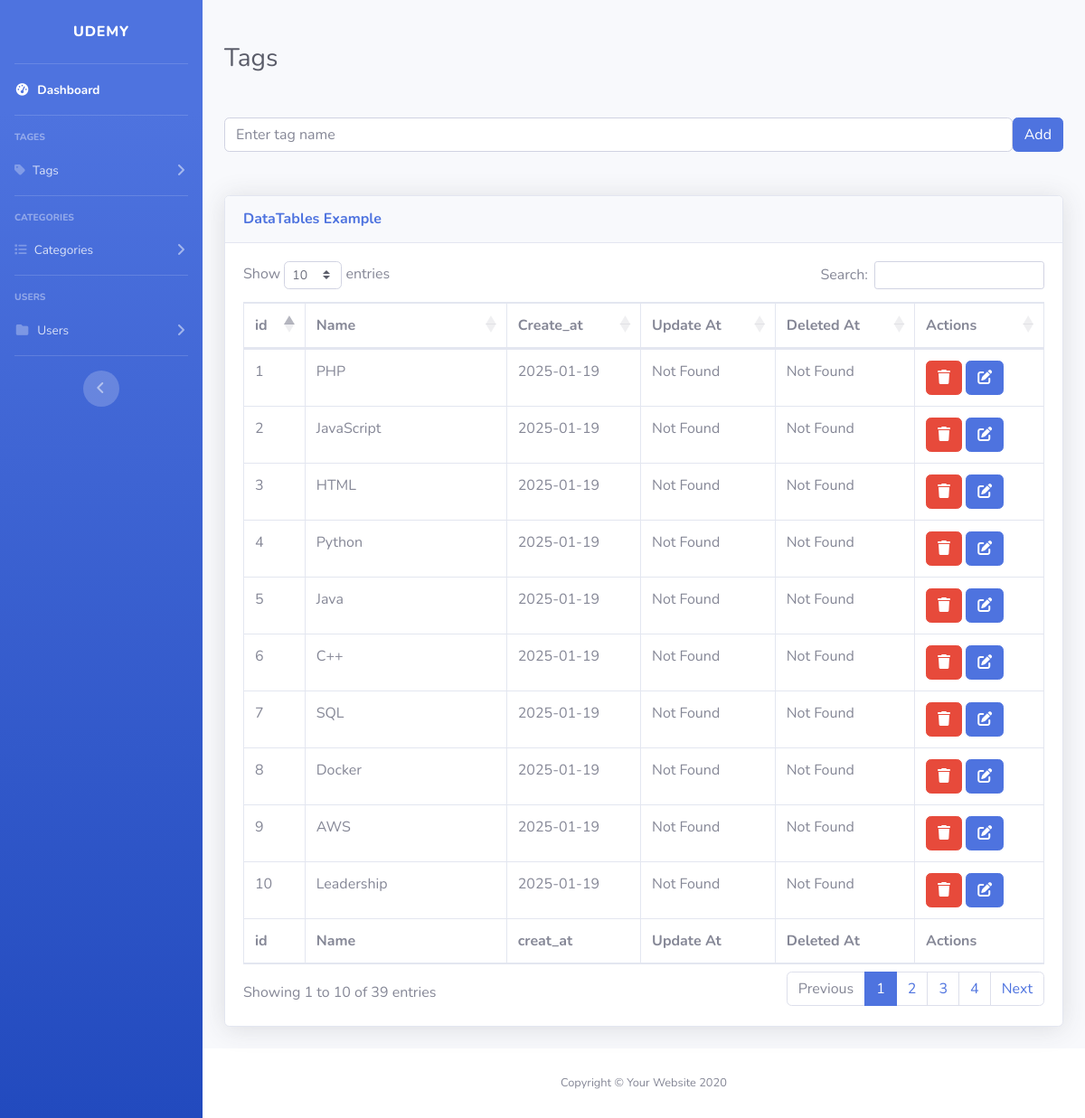
Page /src/view/admin/tagsTable.php on the committed database.
### tables this page shows
CREATE TABLE Tags
(
    id INT AUTO_INCREMENT ,
    title VARCHAR(500) UNIQUE,
    PRIMARY KEY (id),
    created_at DATE NOT NULL ,
    updated_at DATE NULL,
    deleted_at DATE NULL
);

### src/config/Connexion.php (called while the page is built, shortened)
<?php
class Connexion {
    private static $con;
    public static function connection() {
        if(self::$con != null){
        return self::$con;
    }
    else{
         $dotenv = Dotenv::createImmutable(__DIR__.'/../../');
        try {
            self::$con = new PDO(
                "mysql:host=".$_ENV["LOCALHOST"].";dbname=".$_ENV["DATABASE"].";port=".$_ENV["PORT"],
                $_ENV["USER"],
                $_ENV["USER_Password"]
            );
            return self::$con;
        } catch (PDOException $e) {
            echo "Error db: " . $e->getMessage();
            error_log("Connection failed: " . $e->getMessage());
        }
    }
    }
}
?>

### src/Controller/TagController.php (called while the page is built, shortened)
<?php
class TagController
{
  private $Tagmodel ;
  public function __construct()
  {
    $this->Tagmodel = new Tagmodel();
  }
    public function getTags(){
      $getAlltags = $this->Tagmodel->getAll();
      return  $getAlltags ;
    }
}
?>

### src/model/BaseModel.php (called while the page is built, shortened)
<?php
abstract class BaseModel{
public function __construct($table_name){
 $this->table_name = $table_name;
 $this->con = Connexion::connection();
}
}
?>

### src/model/Tagmodel.php (called while the page is built, shortened)
<?php
class Tagmodel extends BaseModel{
public function getAll(){
    $query = "SELECT Tags.id , Tags.title , Tags.created_at , Tags.updated_at  from $this->table_name where Tags.deleted_at IS NULL ORDER BY Tags.id DESC ";
    $stmt = $this->con->prepare($query);
    $stmt->execute();
    $result = $stmt->fetchAll(PDO::FETCH_ASSOC);
if(!$result){
return null ;
}
else{
    return $result ;
}
}
}
?>

### src/view/admin/tagsTable.php (the view, shortened to what this page needs)
<?php
$TagCon = new TagController();
$resultTags = $TagCon->getTags();
?>
<!DOCTYPE html>
<html lang="en">
<head>
    <link href="../../../../vendor/fontawesome-free/css/all.min.css" rel="stylesheet" type="text/css">
    <link href="../../../../public/css/sb-admin-2.min.css" rel="stylesheet">
    <link href="../../../../vendor/datatables/dataTables.bootstrap4.min.css" rel="stylesheet">
</head>
<body id="page-top">
    <div id="wrapper">
        <ul class="navbar-nav bg-gradient-primary sidebar sidebar-dark accordion" id="accordionSidebar">
            <a class="sidebar-brand d-flex align-items-center justify-content-center" href="../../../index.php">
                <div class="sidebar-brand-text mx-3">Udemy
                     </div>
            </a>
            <hr class="sidebar-divider my-0">
            <li class="nav-item active">
                <a class="nav-link" href="./dashboard.php">
                    <i class="fas fa-fw fa-tachometer-alt"></i>
                    <span>Dashboard</span></a>
            </li>
            <hr class="sidebar-divider">
            <div class="sidebar-heading">
                Tages
            </div>
            <li class="nav-item">
                <a class="nav-link collapsed" href="#" data-toggle="collapse" data-target="#collapseTwo"
                    aria-expanded="true" aria-controls="collapseTwo">
                    <i class="fa-solid fa-tag"></i>
                    <span>Tags</span>
                </a>
            </li>
            <hr class="sidebar-divider">
            <div class="sidebar-heading">
                Categories
            </div>
            <li class="nav-item">
                <a class="nav-link collapsed" href="#" data-toggle="collapse" data-target="#collapseUtilities"
                    aria-expanded="true" aria-controls="collapseUtilities">
                    <i class="fa-solid fa-list"></i>
                    <span>Categories</span>
                </a>
            </li>
            <hr class="sidebar-divider">
            <div class="sidebar-heading">
               Users
            </div>
            <li class="nav-item">
                <a class="nav-link collapsed" href="#" data-toggle="collapse" data-target="#collapsePages"
                    aria-expanded="true" aria-controls="collapsePages">
                    <i class="fas fa-fw fa-folder"></i>
                    <span>Users</span>
                </a>
            </li>
            <hr class="sidebar-divider d-none d-md-block">
            <div class="text-center d-none d-md-inline">
                <button class="rounded-circle border-0" id="sidebarToggle"></button>
            </div>
        </ul>
        <div id="content-wrapper" class="d-flex flex-column">
            <div id="content">
                <div class="container-fluid">
                    <h1 class="h3 mb-2 text-gray-800 mt-5">Tags</h1>
                            <form id="tableauTagssubmit" action="" method="post">
                                 <div class="d-flex align-items-center my-5">
                                <input type="text" name = "TagName" class="form-control me-2" placeholder="Enter tag name" id="tagInput">
                                <button type="submit" name="addTag" class="btn btn-primary" id="addTag">Add</button>
                                </div>
                    <div class="card shadow mb-4">
                        <div class="card-header py-3">
                            <h6 class="m-0 font-weight-bold text-primary">DataTables Example</h6>
                        </div>
                        <div class="card-body">
                            <div class="table-responsive">
                                <table class="table table-bordered" id="dataTable" width="100%" cellspacing="0">
                                    <thead>
                                        <tr>
                                            <th>id</th>
                                            <th>Name</th>
                                            <th>Create_at</th>
                                            <th>Update At</th>
                                            <th>Deleted At</th>
                                            <th>Actions</th>
                                        </tr>
                                    </thead>
                                    <tfoot>
                                        <tr>
                                            <th>id</th>
                                            <th>Name</th>
                                            <th>creat_at</th>
                                            <th>Update At</th>
                                            <th>Deleted At</th>
                                            <th>Actions</th>
                                        </tr>
                                    </tfoot>
                                    <tbody>
                                        <?php
                                        foreach ($resultTags as $key => $value ) :
                                        ?>
                                        <tr>
                                            <td><?=$value['id'] ?></td>
                                            <td id=<?='tagename' . $value['id'] ?>><?=$value['title'] ?></td>
                                            <td><?=$value['created_at'] ?? 'Not Found' ?></td>
                                            <td><?=$value['updated_at'] ?? 'Not Found' ?></td>
                                            <td><?=$value['deleted_at'] ?? 'Not Found' ?></td>
                                            <td>
                                             <button href="#" class="btn btn-danger" name="deletTag" onclick="deletTagFunc(event , <?=$value['id'] ?>)"> <input type="text"  hidden > <i class="fas fa-trash"></i></button>
                                             <button type="button" class="btn btn-primary " onclick="edittag(<?=$value['id'] ?>)"><i class="fa-solid fa-pen-to-square"></i></button>
                                            </td>
                                        </tr>
                                        <?php endforeach ;?>
                                    </tbody>
                                </table>
                            </div>
                        </div>
                    </div>
             </form>
                </div>
            </div>
            <footer class="sticky-footer bg-white">
                <div class="container my-auto">
                    <div class="copyright text-center my-auto">
                        <span>Copyright &copy; Your Website 2020</span>
                    </div>
                </div>
            </footer>
        </div>
    </div>
</body>
</html>

### rows in the picture
tags: id "10", title "Leadership", created_at "2025-01-19", updated_at "Not Found", deleted_at "Not Found"
tags: id "9", title "AWS", created_at "2025-01-19", updated_at "Not Found", deleted_at "Not Found"
tags: id "8", title "Docker", created_at "2025-01-19", updated_at "Not Found", deleted_at "Not Found"
tags: id "7", title "SQL", created_at "2025-01-19", updated_at "Not Found", deleted_at "Not Found"
tags: id "6", title "C++", created_at "2025-01-19", updated_at "Not Found", deleted_at "Not Found"
tags: id "5", title "Java", created_at "2025-01-19", updated_at "Not Found", deleted_at "Not Found"
tags: id "4", title "Python", created_at "2025-01-19", updated_at "Not Found", deleted_at "Not Found"
tags: id "3", title "HTML", created_at "2025-01-19", updated_at "Not Found", deleted_at "Not Found"
tags: id "2", title "JavaScript", created_at "2025-01-19", updated_at "Not Found", deleted_at "Not Found"
tags: id "1", title "PHP", created_at "2025-01-19", updated_at "Not Found", deleted_at "Not Found"
